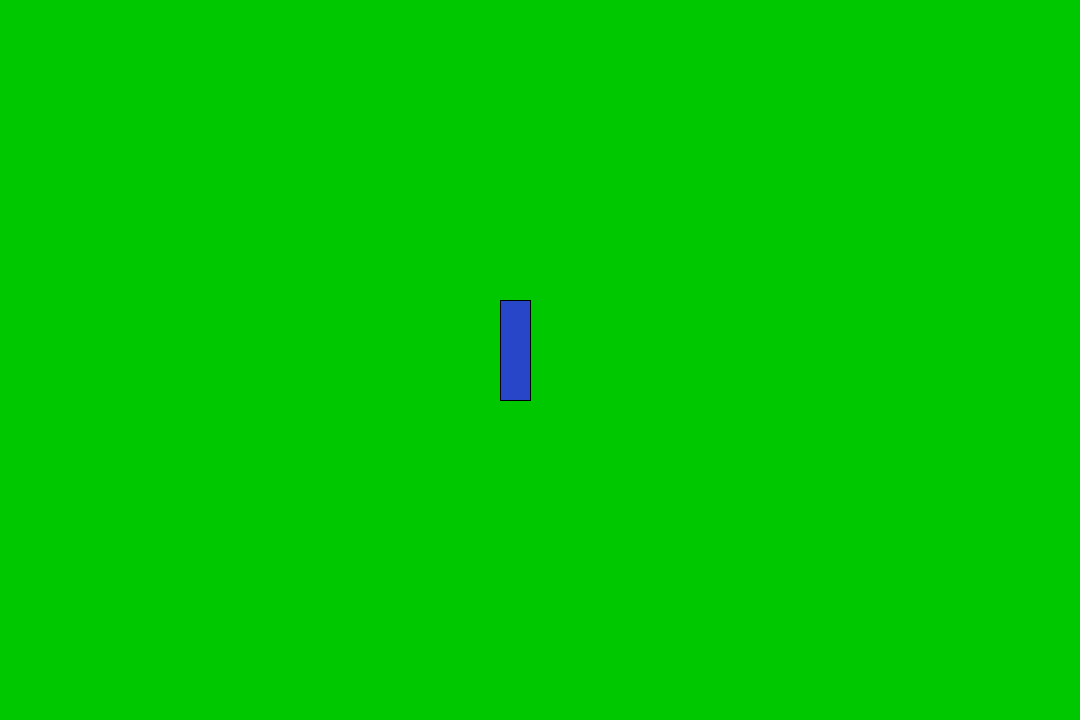
Frame 1 (no input)
Frame 60 (the mouse pressed at the canvas centre just before this capture): identical to frame 1, image omitted
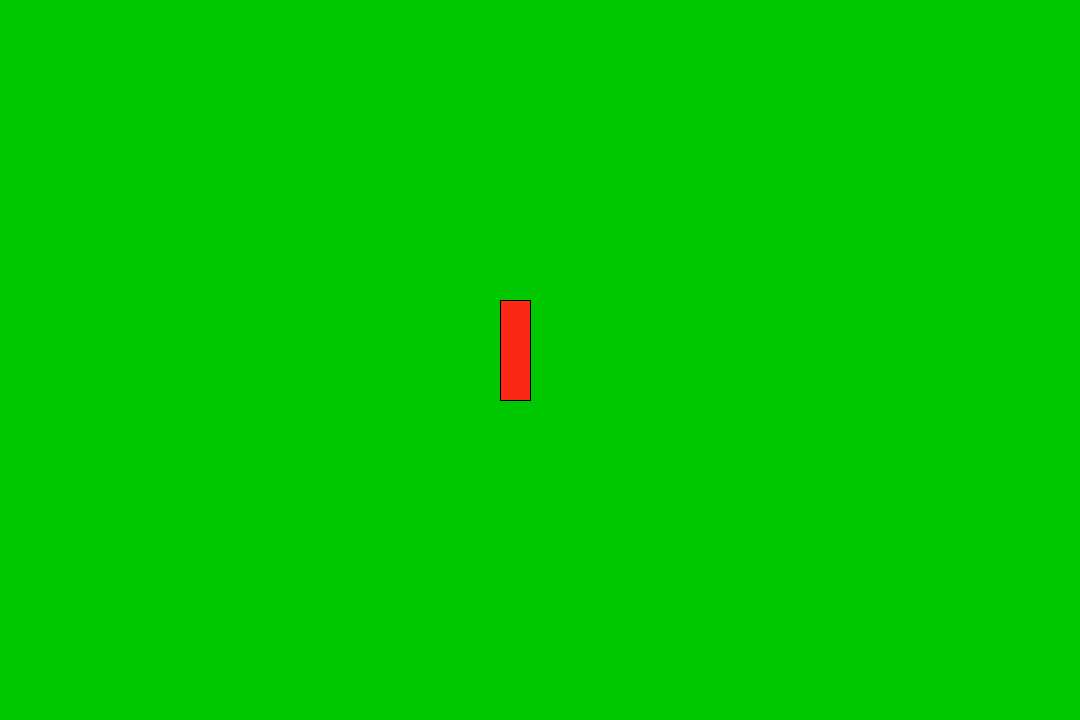
Frame 120 (the mouse held since frame 60 and released just before this capture)

The Processing sketch that drew these frames (run headless with seeded random() and noise(); from frame 60 on, the mouse is pressed at the canvas centre):

// Processing sketch: shapes__Artin_
// ── shapes__Artin_.pde
void setup(){
background(20,50,200);
fill(0,0,200);
size(1080,720);
ellipse(500,400,50,100);
fill(0,250,0);
rect(455,330,100,20);
triangle(400,300,450,360,500,240);
}

void draw()
{
rect(50,20,30,100); 
background(0,200,0);
if(mousePressed==true)
{
 fill(250,40,20);
 rect(500,300,30,100);
}
if(mousePressed==false)
{
fill(40,70,200);
rect(500,300,30,100);
}

}

  
